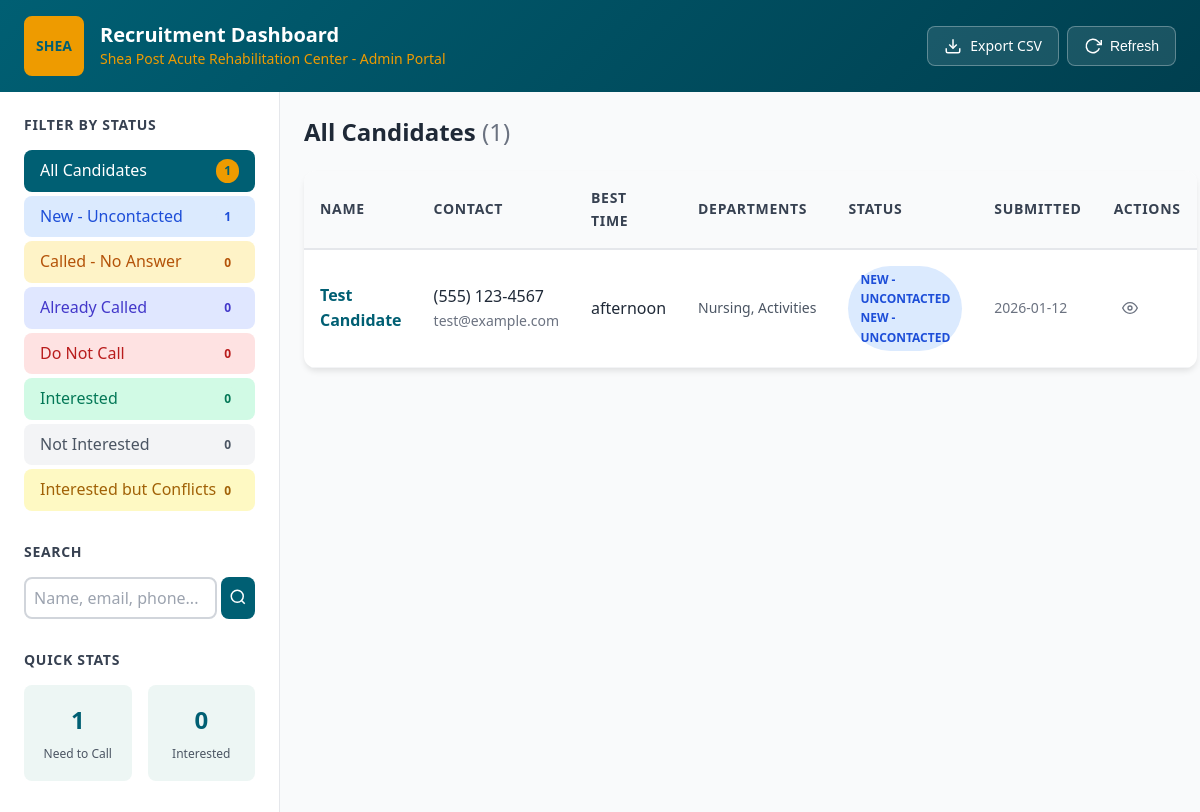
The page / on the database its author committed.
### tables this page shows
CREATE TABLE candidates (
                id INTEGER PRIMARY KEY AUTOINCREMENT,
                first_name TEXT NOT NULL,
                last_name TEXT NOT NULL,
                email TEXT,
                phone TEXT NOT NULL,
                best_time_to_call TEXT,
                departments_interested TEXT,
                experience_level TEXT,
                availability TEXT,
                how_heard_about_us TEXT,
                additional_info TEXT,
                status TEXT DEFAULT 'new',
                notes TEXT DEFAULT '',
                created_at TIMESTAMP DEFAULT CURRENT_TIMESTAMP,
                updated_at TIMESTAMP DEFAULT CURRENT_TIMESTAMP
            );

### admin_app/app.py (the view)
@app.route('/')
def dashboard():
    status_filter = request.args.get('status', 'all')
    search_query = request.args.get('search', '')
    candidates = get_all_candidates(status_filter, search_query)
    status_counts = get_status_counts()
    return render_template('dashboard.html',
                          candidates=candidates,
                          status_counts=status_counts,
                          status_options=STATUS_OPTIONS,
                          current_status=status_filter,
                          search_query=search_query)

### shared/database.py (called while the page is built, shortened)
@contextmanager
def get_db_connection():
    conn = sqlite3.connect(DB_PATH)
    conn.row_factory = sqlite3.Row
    try:
        yield conn
    finally:
        conn.close()

def get_all_candidates(status_filter=None, search_query=None):
    with get_db_connection() as conn:
        cursor = conn.cursor()
        query = 'SELECT * FROM candidates WHERE 1=1'
        params = []
        if status_filter and status_filter != 'all':
            query += ' AND status = ?'
            params.append(status_filter)
        query += ' ORDER BY created_at DESC'
        cursor.execute(query, params)
        rows = cursor.fetchall()
        return [dict(row) for row in rows]

def get_status_counts():
    with get_db_connection() as conn:
        cursor = conn.cursor()
        cursor.execute('''
            SELECT status, COUNT(*) as count
            FROM candidates
            GROUP BY status
        ''')
        rows = cursor.fetchall()
        counts = {status[0]: 0 for status in STATUS_OPTIONS}
        counts['all'] = 0
        for row in rows:
            counts[row['status']] = row['count']
            counts['all'] += row['count']
        return counts

### templates/admin/dashboard.html (shortened to what this page needs)
<!DOCTYPE html>
<html lang="en">
<head>
    <link rel="stylesheet" href="{{ url_for('static', filename='css/common.css') }}">
    <link rel="stylesheet" href="{{ url_for('static', filename='css/admin.css') }}">
</head>
<body>
    <header class="admin-header">
        <div class="header-content">
            <div class="logo-section">
                <div class="logo-placeholder admin-logo">
                    <span>SHEA</span>
                </div>
                <div class="header-text">
                    <h1>Recruitment Dashboard</h1>
                    <p class="tagline">Shea Post Acute Rehabilitation Center - Admin Portal</p>
                </div>
            </div>
            <div class="header-actions">
                <a href="{{ url_for('export_data') }}" class="btn btn-export">
                    <svg xmlns="http://www.w3.org/2000/svg" width="18" height="18" viewBox="0 0 24 24" fill="none" stroke="currentColor" stroke-width="2">
                        <path d="M21 15v4a2 2 0 0 1-2 2H5a2 2 0 0 1-2-2v-4"></path>
                        <polyline points="7 10 12 15 17 10"></polyline>
                        <line x1="12" y1="15" x2="12" y2="3"></line>
                    </svg>
                    Export CSV
                </a>
                <button onclick="location.reload()" class="btn btn-refresh">
                    <svg xmlns="http://www.w3.org/2000/svg" width="18" height="18" viewBox="0 0 24 24" fill="none" stroke="currentColor" stroke-width="2">
                        <polyline points="23 4 23 10 17 10"></polyline>
                        <path d="M20.49 15a9 9 0 1 1-2.12-9.36L23 10"></path>
                    </svg>
                    Refresh
                </button>
            </div>
        </div>
    </header>
    <main class="admin-main">
        <aside class="sidebar">
            <div class="sidebar-section">
                <h3>Filter by Status</h3>
                <nav class="status-nav">
                    <a href="{{ url_for('dashboard', status='all') }}"
                       class="status-link {% if current_status == 'all' %}active{% endif %}">
                        <span class="status-label">All Candidates</span>
                        <span class="status-count">{{ status_counts.get('all', 0) }}</span>
                    </a>
                    {% for status_key, status_name in status_options %}
                    <a href="{{ url_for('dashboard', status=status_key) }}"
                       class="status-link status-{{ status_key }} {% if current_status == status_key %}active{% endif %}">
                        <span class="status-label">{{ status_name }}</span>
                        <span class="status-count">{{ status_counts.get(status_key, 0) }}</span>
                    </a>
                    {% endfor %}
                </nav>
            </div>
            <div class="sidebar-section">
                <h3>Search</h3>
                <form action="{{ url_for('dashboard') }}" method="GET" class="search-form">
                    <input type="text" name="search" placeholder="Name, email, phone..."
                           value="{{ search_query }}" class="search-input">
                    <button type="submit" class="search-btn">
                        <svg xmlns="http://www.w3.org/2000/svg" width="18" height="18" viewBox="0 0 24 24" fill="none" stroke="currentColor" stroke-width="2">
                            <circle cx="11" cy="11" r="8"></circle>
                            <line x1="21" y1="21" x2="16.65" y2="16.65"></line>
                        </svg>
                    </button>
                </form>
            </div>
            <div class="sidebar-section stats-section">
                <h3>Quick Stats</h3>
                <div class="quick-stats">
                    <div class="stat">
                        <span class="stat-value">{{ status_counts.get('new', 0) }}</span>
                        <span class="stat-label">Need to Call</span>
                    </div>
                    <div class="stat">
                        <span class="stat-value">{{ status_counts.get('interested', 0) }}</span>
                        <span class="stat-label">Interested</span>
                    </div>
                </div>
            </div>
        </aside>
        <section class="candidates-section">
            <div class="section-header">
                <h2>
                    {% if current_status == 'all' %}
                        All Candidates
                    {% else %}
                        {% for status_key, status_name in status_options %}
                            {% if status_key == current_status %}{{ status_name }}{% endif %}
                        {% endfor %}
                    {% endif %}
                    <span class="count">({{ candidates|length }})</span>
                </h2>
            </div>
            {% if candidates %}
            <div class="candidates-table-container">
                <table class="candidates-table">
                    <thead>
                        <tr>
                            <th>Name</th>
                            <th>Contact</th>
                            <th>Best Time</th>
                            <th>Departments</th>
                            <th>Status</th>
                            <th>Submitted</th>
                            <th>Actions</th>
                        </tr>
                    </thead>
                    <tbody>
                        {% for candidate in candidates %}
                        <tr class="candidate-row" data-id="{{ candidate.id }}">
                            <td class="name-cell">
                                <a href="{{ url_for('view_candidate', candidate_id=candidate.id) }}">
                                    {{ candidate.first_name }} {{ candidate.last_name }}
                                </a>
                            </td>
                            <td class="contact-cell">
                                <div class="phone">{{ candidate.phone }}</div>
                                {% if candidate.email %}
                                <div class="email">{{ candidate.email }}</div>
                                {% endif %}
                            </td>
                            <td>{{ candidate.best_time_to_call or 'Not specified' }}</td>
                            <td class="departments-cell">
                                <div class="departments-list">
                                    {{ candidate.departments_interested or 'None selected' }}
                                </div>
                            </td>
                            <td>
                                <span class="status-badge status-{{ candidate.status }}">
                                    {% for status_key, status_name in status_options %}
                                        {% if status_key == candidate.status %}{{ status_name }}{% endif %}
                                    {% endfor %}
                                    {% if candidate.status == 'new' %}New - Uncontacted{% endif %}
                                </span>
                            </td>
                            <td class="date-cell">{{ candidate.created_at[:10] if candidate.created_at else 'Unknown' }}</td>
                            <td class="actions-cell">
                                <a href="{{ url_for('view_candidate', candidate_id=candidate.id) }}" class="action-btn view-btn" title="View Details">
                                    <svg xmlns="http://www.w3.org/2000/svg" width="16" height="16" viewBox="0 0 24 24" fill="none" stroke="currentColor" stroke-width="2">
                                        <path d="M1 12s4-8 11-8 11 8 11 8-4 8-11 8-11-8-11-8z"></path>
                                        <circle cx="12" cy="12" r="3"></circle>
                                    </svg>
                                </a>
                            </td>
                        </tr>
                        {% endfor %}
                    </tbody>
                </table>
            </div>
            {% endif %}
        </section>
    </main>
</body>
</html>

### static/css/common.css (style rules this page uses)
:root { --maroon: #005f73; --maroon-dark: #003f4f; --maroon-light: #0a9396; --gold: #ee9b00; --gold-dark: #ca6702; --gold-light: #edf6f4; --white: #ffffff; --off-white: #fafafa; --gray-50: #f9fafb; --gray-100: #f3f4f6; --gray-200: #e5e7eb; --gray-300: #d1d5db; --gray-400: #9ca3af; --gray-500: #6b7280; --gray-600: #4b5563; --gray-700: #374151; --gray-800: #1f2937; --gray-900: #111827; --success: #10b981; --warning: #f59e0b; --error: #ef4444; --info: #3b82f6; --font-family: 'Segoe UI', Tahoma, Geneva, Verdana, sans-serif; --font-size-xs: 0.75rem; --font-size-sm: 0.875rem; --font-size-base: 1rem; --font-size-lg: 1.125rem; --font-size-xl: 1.25rem; --font-size-2xl: 1.5rem; --font-size-3xl: 1.875rem; --font-size-4xl: 2.25rem; --spacing-xs: 0.25rem; --spacing-sm: 0.5rem; --spacing-md: 1rem; --spacing-lg: 1.5rem; --spacing-xl: 2rem; --spacing-2xl: 3rem; --radius-sm: 4px; --radius-md: 8px; --radius-lg: 12px; --radius-xl: 16px; --radius-full: 9999px; --shadow-sm: 0 1px 2px rgba(0, 0, 0, 0.05); --shadow-md: 0 4px 6px -1px rgba(0, 0, 0, 0.1); --shadow-lg: 0 10px 15px -3px rgba(0, 0, 0, 0.1); --shadow-xl: 0 20px 25px -5px rgba(0, 0, 0, 0.1); --transition-fast: 150ms ease; --transition-base: 200ms ease; --transition-slow: 300ms ease; }
*, *::before, *::after { box-sizing: border-box; margin: 0; padding: 0; }
html { scroll-behavior: smooth; }
body { font-family: var(--font-family); font-size: var(--font-size-base); line-height: 1.6; color: var(--gray-800); background-color: var(--off-white); min-height: 100vh; }
h1, h2, h3, h4, h5, h6 { font-weight: 600; line-height: 1.3; color: var(--gray-900); }
h1 { font-size: var(--font-size-3xl); }
h2 { font-size: var(--font-size-2xl); }
h3 { font-size: var(--font-size-xl); }
p { margin-bottom: var(--spacing-md); }
a { color: var(--maroon); text-decoration: none; transition: color var(--transition-fast); }
.btn { display: inline-flex; align-items: center; justify-content: center; gap: var(--spacing-sm); padding: var(--spacing-sm) var(--spacing-lg); font-size: var(--font-size-base); font-weight: 500; border-radius: var(--radius-md); border: 2px solid transparent; cursor: pointer; transition: all var(--transition-base); text-decoration: none; }
input, select, textarea { font-family: inherit; font-size: var(--font-size-base); padding: var(--spacing-sm) var(--spacing-md); border: 2px solid var(--gray-300); border-radius: var(--radius-md); background-color: var(--white); transition: border-color var(--transition-fast), box-shadow var(--transition-fast); width: 100%; }
input::placeholder, textarea::placeholder { color: var(--gray-400); }
.logo-placeholder { width: 60px; height: 60px; background: linear-gradient(135deg, var(--maroon), var(--maroon-dark)); border-radius: var(--radius-md); display: flex; align-items: center; justify-content: center; color: var(--gold); font-weight: 700; font-size: var(--font-size-sm); border: 2px solid var(--gold); }

### rows shown on the page
candidates: first_name "Test", last_name "Candidate", phone "(555) 123-4567", email "test@example.com", best_time_to_call "afternoon", departments_interested "Nursing, Activities", status_options "NEW - UNCONTACTED", status "NEW - UNCONTACTED", created_at "2026-01-12"

### other values the page prints
{{ status_counts.get('all', 0) }} "1"
{{ status_name }} "New - Uncontacted" "Called - No Answer" "Already Called" "Do Not Call" "Interested" "Not Interested" "Interested but Conflicts"
{{ status_counts.get(status_key, 0) }} "1" "0" "0" "0" "0" "0" "0"
{{ status_counts.get('new', 0) }} "1"
{{ status_counts.get('interested', 0) }} "0"
{{ candidates|length }} "1"
